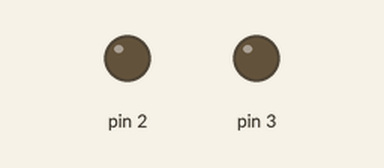
This sketch was run on a simulated Arduino Uno, built with avr-gcc and run on an emulated ATmega328P. Shown: output pins drawn as LEDs (lit = HIGH).

Above: at 0.3 s.
At 1.12 s:
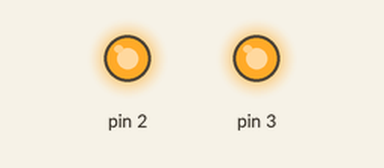
At 2.22 s:
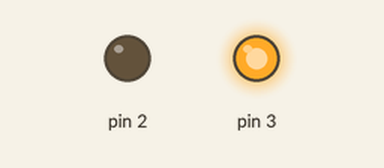
At 3.32 s:
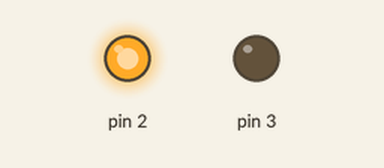
Timing chart, 0 to 3.8 s (numbered marks = the images above):
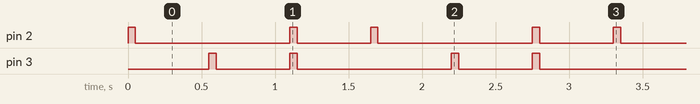

Measured:
- by itself, pin 2: repeats every 1.7 s: LOW 1.1 s, HIGH 0.05 s, LOW 0.50 s, HIGH 0.05 s
- by itself, pin 3: repeats every 1.7 s: LOW 0.50 s, HIGH 0.05 s, LOW 1.1 s, HIGH 0.05 s
- by itself, everything shown: repeats every 1.7 s, in 6 steps

The sketch:

blikani.ino
```cpp
void setup() {
  pinMode(2,OUTPUT);
  pinMode(3,OUTPUT);
}

void loop() {
  digitalWrite(2,HIGH);
  delay(50);
  digitalWrite(2,LOW);
  delay(500);

  digitalWrite(3,HIGH);
  delay(50);
  digitalWrite(3,LOW);
  delay(500);

  digitalWrite(2,HIGH);
  digitalWrite(3,HIGH);
  delay(50);
  digitalWrite(2,LOW);
  digitalWrite(3,LOW);
  delay(500);
}
```
